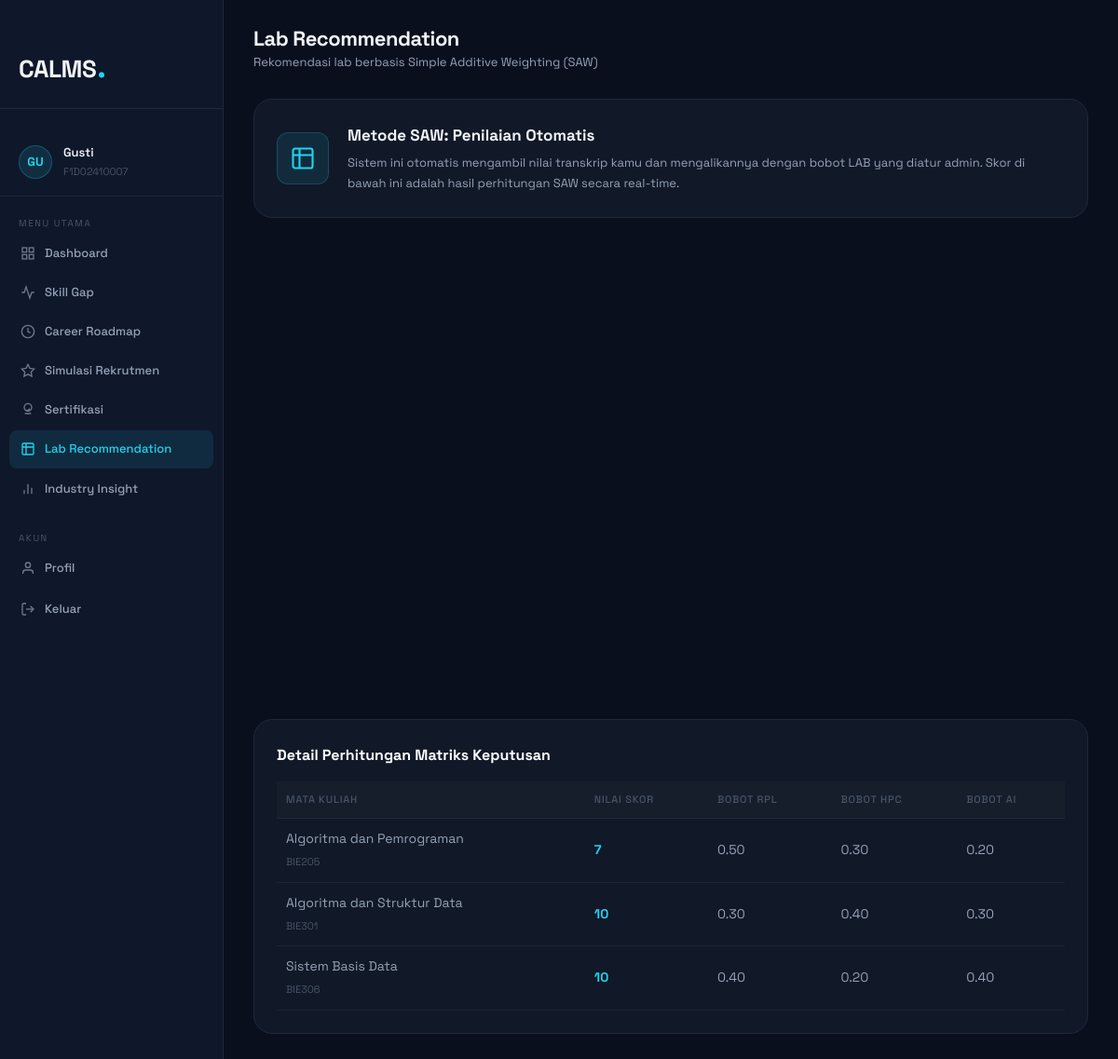
Screenshot of /lab_recommendation.php (signed in) with the database file from the repository.
### tables this page shows
CREATE TABLE `mahasiswa_profiles` (
  `id` int(11) NOT NULL AUTO_INCREMENT,
  `user_id` int(11) NOT NULL,
  `nim` varchar(20) NOT NULL,
  `semester` int(11) DEFAULT 1,
  `ipk` decimal(3,2) DEFAULT 0.00,
  `target_career` varchar(100) DEFAULT NULL,
  `bio` text DEFAULT NULL,
  `linkedin_url` varchar(500) DEFAULT NULL,
  `github_url` varchar(500) DEFAULT NULL,
  `created_at` timestamp NOT NULL DEFAULT current_timestamp(),
  `updated_at` timestamp NOT NULL DEFAULT current_timestamp() ON UPDATE current_timestamp(),
  `avatar_path` varchar(255) DEFAULT NULL,
  PRIMARY KEY (`id`),
  UNIQUE KEY `user_id` (`user_id`),
  UNIQUE KEY `nim` (`nim`),
  CONSTRAINT `mahasiswa_profiles_ibfk_1` FOREIGN KEY (`user_id`) REFERENCES `users` (`id`) ON DELETE CASCADE
);

CREATE TABLE `users` (
  `id` int(11) NOT NULL AUTO_INCREMENT,
  `fullname` varchar(255) NOT NULL,
  `email` varchar(255) NOT NULL,
  `password` varchar(255) NOT NULL,
  `role` enum('mahasiswa','dosen','admin') DEFAULT 'mahasiswa',
  `is_active` tinyint(1) DEFAULT 1,
  `created_at` timestamp NOT NULL DEFAULT current_timestamp(),
  PRIMARY KEY (`id`),
  UNIQUE KEY `email` (`email`)
);

CREATE TABLE `course_lab_weights` (
  `id` int(11) NOT NULL AUTO_INCREMENT,
  `course_id` int(11) NOT NULL,
  `bobot_rpl` decimal(3,2) DEFAULT 0.00,
  `bobot_hpc` decimal(3,2) DEFAULT 0.00,
  `bobot_ai` decimal(3,2) DEFAULT 0.00,
  PRIMARY KEY (`id`),
  UNIQUE KEY `course_id` (`course_id`),
  CONSTRAINT `course_lab_weights_ibfk_1` FOREIGN KEY (`course_id`) REFERENCES `courses` (`id`) ON DELETE CASCADE
);

CREATE TABLE `courses` (
  `id` int(11) NOT NULL AUTO_INCREMENT,
  `course_code` varchar(20) DEFAULT NULL,
  `course_name` varchar(200) NOT NULL,
  `course_name_id` varchar(200) DEFAULT NULL,
  `semester` int(11) DEFAULT 1,
  `credits` int(11) DEFAULT 3,
  `is_wajib` tinyint(1) DEFAULT 1,
  PRIMARY KEY (`id`)
);

CREATE TABLE `student_courses` (
  `id` int(11) NOT NULL AUTO_INCREMENT,
  `student_id` int(11) NOT NULL,
  `course_id` int(11) DEFAULT NULL,
  `course_name` varchar(200) DEFAULT NULL,
  `grade` varchar(5) DEFAULT NULL,
  `score` int(11) DEFAULT 0,
  `source` enum('transcript','manual') DEFAULT 'manual',
  `created_at` timestamp NOT NULL DEFAULT current_timestamp(),
  PRIMARY KEY (`id`),
  UNIQUE KEY `uq_student_course` (`student_id`,`course_id`,`source`),
  KEY `course_id` (`course_id`),
  CONSTRAINT `student_courses_ibfk_1` FOREIGN KEY (`student_id`) REFERENCES `mahasiswa_profiles` (`id`) ON DELETE CASCADE,
  CONSTRAINT `student_courses_ibfk_2` FOREIGN KEY (`course_id`) REFERENCES `courses` (`id`) ON DELETE SET NULL
);

### includes/auth_guard.php (called while the page is built, shortened)
<?php
function getCurrentUser(): array {
    return [
        'id'       => $_SESSION['user_id']  ?? null,
        'fullname' => $_SESSION['fullname'] ?? '',
        'email'    => $_SESSION['email']    ?? '',
        'role'     => $_SESSION['role']     ?? '',
    ];
}

### lab_recommendation.php (the view, shortened to what this page needs)
<?php
require_once 'includes/auth_guard.php';
$user = getCurrentUser();
$db   = getDB();
$stmt = $db->prepare("SELECT mp.*, u.fullname, u.email FROM mahasiswa_profiles mp JOIN users u ON u.id = mp.user_id WHERE mp.user_id = ?");
$stmt->execute([$user['id']]);
$profile   = $stmt->fetch();
$studentId = $profile['id'];
$stmt = $db->prepare("
    SELECT c.course_code, c.course_name_id, sc.grade, sc.score, clw.bobot_rpl, clw.bobot_hpc, clw.bobot_ai
    FROM course_lab_weights clw
    JOIN courses c ON c.id = clw.course_id
    JOIN student_courses sc ON sc.course_id = c.id AND sc.student_id = ?
    WHERE sc.score > 0
");
$stmt->execute([$studentId]);
$courses = $stmt->fetchAll();
$activePage = 'lab';
?>
<!DOCTYPE html>
<html lang="id">
<head>
    <link rel="stylesheet" href="style.css">
    <link rel="stylesheet" href="dashboard.css">
</head>
<body class="dashboard-body">
<?php include 'includes/sidebar.php'; ?>
<main class="main-content">
    <div class="topbar">
        <div class="topbar-left">
            <div>
                <h1 class="page-title">Lab Recommendation</h1>
                <p class="page-sub">Rekomendasi lab berbasis Simple Additive Weighting (SAW)</p>
            </div>
        </div>
    </div>
    <div class="lab-intro">
        <div class="lab-intro-icon">
            <svg width="28" height="28" fill="none" stroke="currentColor" stroke-width="1.8" viewBox="0 0 24 24"><path d="M9 3H5a2 2 0 0 0-2 2v4m6-6h10a2 2 0 0 1 2 2v4M9 3v18m0 0h10a2 2 0 0 0 2-2V9M9 21H5a2 2 0 0 1-2-2V9m0 0h18"/></svg>
        </div>
        <div class="lab-intro-text">
            <h2>Metode SAW: Penilaian Otomatis</h2>
            <p>Sistem ini otomatis mengambil nilai transkrip kamu dan mengalikannya dengan bobot LAB yang diatur admin. Skor di bawah ini adalah hasil perhitungan SAW secara real-time.</p>
        </div>
    </div>
    <div class="lab-cards">
    </div>
    <div style="background:var(--bg-card); border:1px solid var(--border); border-radius:var(--radius-lg); padding:24px;">
        <h3 style="color:#fff; font-size:16px; margin-bottom:15px;">Detail Perhitungan Matriks Keputusan</h3>
        <div class="table-responsive">
            <table class="table">
                <thead>
                    <tr>
                        <th>Mata Kuliah</th>
                        <th>Nilai Skor</th>
                        <th>Bobot RPL</th>
                        <th>Bobot HPC</th>
                        <th>Bobot AI</th>
                    </tr>
                </thead>
                <tbody>
                    <?php foreach ($courses as $c): ?>
                    <tr>
                        <td><?= htmlspecialchars($c['course_name_id']) ?> <br><span style="font-size:11px;color:var(--text-muted)"><?= htmlspecialchars($c['course_code']) ?></span></td>
                        <td><strong style="color:var(--cyan)"><?= $c['score'] ?></strong></td>
                        <td><?= $c['bobot_rpl'] ?></td>
                        <td><?= $c['bobot_hpc'] ?></td>
                        <td><?= $c['bobot_ai'] ?></td>
                    </tr>
                    <?php endforeach; ?>
                </tbody>
            </table>
        </div>
    </div>
</main>
</body>
</html>

### includes/sidebar.php (shortened to what this page needs)
<?php
$nav = [
    ['page' => 'dashboard',      'href' => 'dashboard.php',        'label' => 'Dashboard',          'icon' => '<rect x="3" y="3" width="7" height="7"/><rect x="14" y="3" width="7" height="7"/><rect x="3" y="14" width="7" height="7"/><rect x="14" y="14" width="7" height="7"/>'],
    ['page' => 'skill_gap',      'href' => 'skill_gap.php',        'label' => 'Skill Gap',           'icon' => '<polyline points="22 12 18 12 15 21 9 3 6 12 2 12"/>'],
    ['page' => 'roadmap',        'href' => 'career_roadmap.php',   'label' => 'Career Roadmap',      'icon' => '<circle cx="12" cy="12" r="10"/><polyline points="12 6 12 12 16 14"/>'],
    ['page' => 'simulation',     'href' => 'simulation.php',       'label' => 'Simulasi Rekrutmen',  'icon' => '<polygon points="12 2 15.09 8.26 22 9.27 17 14.14 18.18 21.02 12 17.77 5.82 21.02 7 14.14 2 9.27 8.91 8.26 12 2"/>'],
    ['page' => 'certifications', 'href' => 'certifications.php',   'label' => 'Sertifikasi',         'icon' => '<circle cx="12" cy="8" r="6"/><path d="M9 12l2 2 4-4m-8 8h10"/>'],
    ['page' => 'lab',            'href' => 'lab_recommendation.php','label' => 'Lab Recommendation', 'icon' => '<path d="M9 3H5a2 2 0 0 0-2 2v4m6-6h10a2 2 0 0 1 2 2v4M9 3v18m0 0h10a2 2 0 0 0 2-2V9M9 21H5a2 2 0 0 1-2-2V9m0 0h18"/>'],
    ['page' => 'industry',       'href' => 'industry_insight.php', 'label' => 'Industry Insight',    'icon' => '<line x1="18" y1="20" x2="18" y2="10"/><line x1="12" y1="20" x2="12" y2="4"/><line x1="6" y1="20" x2="6" y2="14"/>'],
];
?>
<aside class="sidebar" id="sidebar">
    <div class="sidebar-brand">
        <span class="logo-text">CALMS</span><span class="logo-dot">.</span>
    </div>
    <div class="sidebar-user">
        <?php
        $avatarPath = $profile['avatar_path'] ?? '';
        $avatarFile = $avatarPath ? __DIR__ . '/../' . $avatarPath : '';
        $hasSidebarAvatar = $avatarFile && file_exists($avatarFile);
        ?>
        <?php if ($hasSidebarAvatar): ?>
        <img src="../<?= htmlspecialchars($avatarPath) ?>" alt="Avatar" class="user-avatar" style="object-fit:cover;">
        <?php else: ?>
        <div class="user-avatar"><?= strtoupper(substr($user['fullname'] ?? 'U', 0, 2)) ?></div>
        <?php endif; ?>
        <div class="user-info">
            <strong><?= htmlspecialchars(explode(' ', $user['fullname'] ?? 'User')[0]) ?></strong>
            <span><?= htmlspecialchars($profile['nim'] ?? '-') ?></span>
        </div>
    </div>
    <nav class="sidebar-nav">
        <div class="nav-group-label">Menu Utama</div>
        <?php foreach ($nav as $item): ?>
        <a href="<?= $item['href'] ?>" <?= $activePage === $item['page'] ? 'class="active"' : '' ?>>
            <svg width="16" height="16" fill="none" stroke="currentColor" stroke-width="2" viewBox="0 0 24 24">
                <?= $item['icon'] ?>
            </svg>
            <?= $item['label'] ?>
        </a>
        <?php endforeach; ?>
        <div class="nav-group-label nav-group-label--mt">Akun</div>
        <a href="profile.php" <?= $activePage === 'profile' ? 'class="active"' : '' ?>>
            <svg width="16" height="16" fill="none" stroke="currentColor" stroke-width="2" viewBox="0 0 24 24"><path d="M20 21v-2a4 4 0 0 0-4-4H8a4 4 0 0 0-4 4v2"/><circle cx="12" cy="7" r="4"/></svg>
            Profil
        </a>
        <a href="logout.php" class="nav-logout">
            <svg width="16" height="16" fill="none" stroke="currentColor" stroke-width="2" viewBox="0 0 24 24"><path d="M9 21H5a2 2 0 0 1-2-2V5a2 2 0 0 1 2-2h4"/><polyline points="16 17 21 12 16 7"/><line x1="21" y1="12" x2="9" y2="12"/></svg>
            Keluar
        </a>
    </nav>
</aside>

### style.css (style rules this page uses)
*, *::before, *::after { margin: 0; padding: 0; box-sizing: border-box; }
:root { --bg-primary: #0a0f1e; --bg-secondary: #0f172a; --bg-card: #111827; --bg-card-hover: #1a2540; --border: #1e293b; --border-hover: #334155; --cyan: #22d3ee; --blue: #3b82f6; --green: #10b981; --purple: #a78bfa; --amber: #f59e0b; --red: #f43f5e; --text-primary: #f1f5f9; --text-secondary: #94a3b8; --text-muted: #475569; --font-main: 'Space Grotesk', system-ui, sans-serif; --font-mono: 'JetBrains Mono', monospace; --radius-sm: 8px; --radius-md: 12px; --radius-lg: 20px; --radius-xl: 28px; --transition: 0.25s ease; }
html { scroll-behavior: smooth; }
body { background: var(--bg-primary); color: var(--text-primary); font-family: var(--font-main); font-size: 16px; line-height: 1.7; overflow-x: hidden; }
a { text-decoration: none; color: inherit; }
.logo-text { font-size: 26px; font-weight: 700; color: var(--text-primary); letter-spacing: -0.5px; }
.logo-dot { font-size: 32px; font-weight: 700; color: var(--cyan); line-height: 1; }
.sidebar { width: 260px; background: var(--bg-secondary); border-right: 1px solid var(--border); padding: 28px 0; position: fixed; top: 0; left: 0; bottom: 0; overflow-y: auto; z-index: 50; }
.sidebar-brand { padding: 0 24px 28px; border-bottom: 1px solid var(--border); margin-bottom: 20px; }
.sidebar-nav { padding: 0 12px; }
.sidebar-nav a { display: flex; align-items: center; gap: 10px; padding: 10px 14px; border-radius: var(--radius-sm); font-size: 14px; color: var(--text-secondary); font-weight: 500; transition: var(--transition); margin-bottom: 4px; }
.sidebar-nav a:hover, .sidebar-nav a.active { background: rgba(34, 211, 238, 0.08); color: var(--cyan); }
.main-content { margin-left: 260px; flex: 1; padding: 32px 40px; min-height: 100vh; }
table { width: 100%; border-collapse: collapse; }
th { padding: 12px 24px; font-size: 11px; font-weight: 600; color: var(--text-muted); text-align: left; letter-spacing: 0.8px; text-transform: uppercase; background: rgba(255,255,255,0.02); }
td { padding: 14px 24px; font-size: 14px; border-top: 1px solid var(--border); color: var(--text-secondary); }

### dashboard.css (style rules this page uses)
.dashboard-body { display: flex; min-height: 100vh; background: var(--bg-primary); }
.sidebar { width: 240px; background: var(--bg-secondary); border-right: 1px solid var(--border); display: flex; flex-direction: column; position: fixed; top: 0; left: 0; bottom: 0; overflow-y: auto; z-index: 50; transition: transform var(--transition); }
.sidebar-brand { display: flex; align-items: baseline; gap: 1px; padding: 24px 20px 20px; border-bottom: 1px solid var(--border); }
.sidebar-user { display: flex; align-items: center; gap: 12px; padding: 16px 20px; border-bottom: 1px solid var(--border); }
.user-avatar { width: 36px; height: 36px; border-radius: 50%; background: rgba(34, 211, 238, 0.12); border: 1px solid rgba(34, 211, 238, 0.25); color: var(--cyan); font-size: 13px; font-weight: 700; display: flex; align-items: center; justify-content: center; flex-shrink: 0; }
.user-info { display: flex; flex-direction: column; overflow: hidden; }
.user-info strong { font-size: 13px; font-weight: 600; white-space: nowrap; overflow: hidden; text-overflow: ellipsis; }
.user-info span { font-size: 11px; color: var(--text-muted); }
.sidebar-nav { padding: 12px 10px; flex: 1; }
.nav-group-label { font-size: 10px; letter-spacing: 1.5px; color: var(--text-muted); padding: 8px 10px 4px; text-transform: uppercase; }
.sidebar-nav a { display: flex; align-items: center; gap: 10px; padding: 9px 12px; border-radius: var(--radius-sm); font-size: 13px; font-weight: 500; color: var(--text-secondary); transition: var(--transition); margin-bottom: 2px; text-decoration: none; }
.sidebar-nav a.active { background: rgba(34, 211, 238, 0.1); color: var(--cyan); }
.sidebar-nav a svg { flex-shrink: 0; opacity: 0.7; }
.sidebar-nav a.active svg, .sidebar-nav a:hover svg { opacity: 1; }
.nav-logout { margin-top: 4px; }
.main-content { margin-left: 240px; flex: 1; padding: 28px 32px; min-height: 100vh; }
.topbar { display: flex; align-items: center; justify-content: space-between; margin-bottom: 28px; flex-wrap: wrap; gap: 12px; }
.topbar-left { display: flex; align-items: center; gap: 16px; }
.page-title { font-size: 22px; font-weight: 700; letter-spacing: -0.5px; line-height: 1.2; }
.page-sub { font-size: 13px; color: var(--text-secondary); margin-top: 2px; }
.nav-group-label--mt { margin-top: 16px; }

### rows the page displays
mahasiswa_profiles: user.fullname "GU", user.fullname "Gusti", nim "F1D02410007"
course_lab_weights: course.course_name_id "Algoritma dan Pemrograman", course.course_code "BIE205", student_courses.score "7", bobot_rpl "0.50", bobot_hpc "0.30", bobot_ai "0.20"
course_lab_weights: course.course_name_id "Algoritma dan Struktur Data", course.course_code "BIE301", student_courses.score "10", bobot_rpl "0.30", bobot_hpc "0.40", bobot_ai "0.30"
course_lab_weights: course.course_name_id "Sistem Basis Data", course.course_code "BIE306", student_courses.score "10", bobot_rpl "0.40", bobot_hpc "0.20", bobot_ai "0.40"

### other values shown
$item['label'] "Dashboard"
$item['label'] "Skill Gap"
$item['label'] "Career Roadmap"
$item['label'] "Simulasi Rekrutmen"
$item['label'] "Sertifikasi"
$item['label'] "Lab Recommendation"
$item['label'] "Industry Insight"
